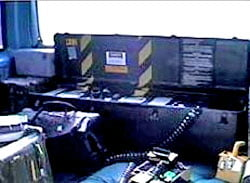
#> input picture 01_archive/originaux/MT7010__JT1.jpg, 250 x 183 px; its folder holds only this picture in this run
$ python 02_analyse_images.py   (older library calls are emulated)
#> lines starting #> are read from the running program, lines starting #| are printed output that depends on the picture; after the words box and inside, x2 and y2 are one past the last pixel; in counts of white or black regions, pixels touching at a corner belong together
#!/usr/bin/env python3
# -*- coding: utf-8 -*-
_RACINE = str(__import__("pathlib").Path(__file__).resolve().parents[2])  # racine du projet
"""
Équipe G (red team) — Programme C204
02_analyse_images.py : examen critique élémentaire des documents graphiques (lecture seule des originaux).

  1. Structure JPEG : marqueurs, tables de quantification -> qualité estimée, sous-échantillonnage chromatique.
  2. Analyse des niveaux d'erreur (ELA) : recompression à Q=90, différence amplifiée, statistiques par zones.
  3. Bruit local (résidu passe-haut) par blocs sur les photos.
  4. DOC-005 : inclinaison (skew) comparée du titre, de l'en-tête et du bord de numérisation.
  5. DOC-007 vs photos : proportions (rapport L/P du coffre, position des bandes de danger et du panneau de texte).
  6. Agrandissements de contrôle (DOC-009 : texte interne, repères 5/6 ; DOC-006 : dates).

LIMITES (à répéter dans le rapport) : les fichiers sont des copies de copies (forum de 2023), recompressées, de
239 à 1023 px de large. L'ELA et l'analyse de bruit ne peuvent PAS, sur un tel matériau, prouver ni exclure une
retouche de l'original de 2000 : elles ne détectent que des hétérogénéités postérieures à la dernière compression
globale. Un résultat « homogène » n'innocente rien ; un résultat « hétérogène » aux bords contrastés est attendu.
"""
import os, io, json, struct
import numpy as np
from PIL import Image, ImageChops
import cv2

ORIG = _RACINE + "/01_archive/originaux"
OUT  = _RACINE + "/08_red_team/figures"
os.makedirs(OUT, exist_ok=True)
FILES = sorted(f for f in os.listdir(ORIG) if f.lower().endswith((".jpg", ".jpeg", ".png")))
R = {}

def titre(s): print("\n" + "="*96 + "\n" + s + "\n" + "="*96)

# ----------------------------------------------------------------------------- 1. structure JPEG
titre("1. Structure des fichiers")
STD_LUM = np.array([16,11,10,16,24,40,51,61,12,12,14,19,26,58,60,55,14,13,16,24,40,57,69,56,14,17,22,29,51,87,80,62,
                    18,22,37,56,68,109,103,77,24,35,55,64,81,104,113,92,49,64,78,87,103,121,120,101,72,92,95,98,112,100,103,99], float)
def qualite_ijg(qt):
    """Estime la qualité IJG à partir de la table de luminance (moyenne du rapport à la table standard)."""
    q = np.array(qt, float)
    s = 100*np.mean(q)/np.mean(STD_LUM)          # facteur d'échelle approx.
    return (200 - s)/2 if s <= 100 else 5000/s

def marqueurs(path):
    b = open(path, "rb").read(); out = []; i = 2
    while i < len(b)-4 and b[i] == 0xFF:
        m = b[i+1]; L = struct.unpack(">H", b[i+2:i+4])[0]
        seg = b[i+4:i+2+L]
        nom = {0xE0:"APP0", 0xE1:"APP1", 0xE2:"APP2", 0xED:"APP13", 0xEE:"APP14", 0xFE:"COM", 0xDB:"DQT", 0xC0:"SOF0(baseline)",
               0xC2:"SOF2(progressif)", 0xC4:"DHT", 0xDA:"SOS", 0xDD:"DRI"}.get(m, hex(m))
        ident = seg[:12].split(b"\x00")[0].decode("latin1", "replace") if nom.startswith(("APP", "COM")) else ""
        out.append(nom + (f"[{ident}]" if ident else ""))
        if m == 0xDA: break
        i += 2 + L
    return out

for f in FILES:
    p = os.path.join(ORIG, f); im = Image.open(p)
#> further down, im is the input picture: PIL image 250x183 RGB; mean R, G, B 91.6, 100.2, 125.6
    info = dict(taille=im.size, mode=im.mode, format=im.format, octets=os.path.getsize(p))
    if im.format == "JPEG":
        qt = im.quantization
#> qt = 2 items
        info["qualite_estimee"] = round(float(qualite_ijg(qt[0])), 1)
#> in qualite_ijg, `q = np.array(qt, float)`: q = 64 values, max 125 at index 63, min 5 at index 0, mean 26.78
#> in qualite_ijg, `s = 100*np.mean(q)/np.mean(STD_LUM)          # facteur d'échelle approx.`: s = 46.48
        info["n_tables"] = len(qt)
        info["marqueurs"] = marqueurs(p)
        info["sous_echantillonnage"] = {(1,1):"4:4:4", (2,1):"4:2:2", (2,2):"4:2:0"}.get(
            tuple(getattr(im, "layer", [(0,1,1,0)])[0][1:3]), str(getattr(im, "layer", "")))
        info["exif"] = bool(im.getexif())
        info["bpp"] = round(8*info["octets"]/(im.size[0]*im.size[1]), 2)
    else:
        info["palette"] = im.mode == "P"; info["info"] = {k: str(v)[:60] for k, v in im.info.items()}
    R[f] = info
    print(f"{f:44s} {info['taille']} {info['mode']:4s} {info['octets']:6d} o | " +
          (f"Q≈{info['qualite_estimee']} | {info['sous_echantillonnage']} | {info['bpp']} bit/px | EXIF={info['exif']} | {' '.join(info['marqueurs'][:6])}"
           if im.format == "JPEG" else f"PNG palette={info['palette']} {info['info']}"))
#| MT7010__JT1.jpg                              (250, 183) RGB   14039 o | Q≈76.8 | 4:2:2 | 2.45 bit/px | EXIF=False | APP0[JFIF] DQT SOF2(progressif) DHT SOS

# ----------------------------------------------------------------------------- 2. ELA
titre("2. Analyse des niveaux d'erreur (ELA, recompression Q=90)")
def ela(path, q=90):
#> called with path = '01_archive/originaux/MT7010__JT1.jpg', q = 90
    im = Image.open(path).convert("RGB")
    buf = io.BytesIO(); im.save(buf, "JPEG", quality=q); buf.seek(0)
    d = np.asarray(ImageChops.difference(im, Image.open(buf).convert("RGB")), float).max(axis=2)
    return np.asarray(im), d

def blocs(a, n=16):
#> called with n = 16
    h, w = a.shape[:2]; H, W = h//n, w//n
#> after `h, w = a.shape[:2]`: h = 183; w = 250
#> after `H, W = (h // n, w // n)`: H = 11; W = 15
    return a[:H*n, :W*n].reshape(H, n, W, n).swapaxes(1, 2).reshape(H, W, -1)

photos = [f for f in FILES if "JT" in f]
for f in [x for x in FILES if x.lower().endswith((".jpg", ".jpeg"))]:
    rgb, d = ela(os.path.join(ORIG, f))
    b = blocs(d).mean(axis=2)
    gray = cv2.cvtColor(rgb, cv2.COLOR_RGB2GRAY).astype(float)
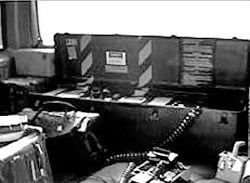
#> gray: shape (183, 250) float64; min 0, max 255, mean 100.5
    grad = blocs(np.hypot(cv2.Sobel(gray, cv2.CV_64F, 1, 0), cv2.Sobel(gray, cv2.CV_64F, 0, 1))).mean(axis=2)
    rho = float(np.corrcoef(b.ravel(), grad.ravel())[0, 1])
#> rho = 0.798
    z = (b - np.median(b))/(1.4826*np.median(np.abs(b - np.median(b))) + 1e-9)
    # blocs « anormaux » : ELA très supérieure à ce que prédit le contraste local (régression linéaire)
    A = np.vstack([grad.ravel(), np.ones(grad.size)]).T
#> A = 165 pairs, first value 0.237 to 380.3, second value 1 to 1
    coef, *_ = np.linalg.lstsq(A, b.ravel(), rcond=None)
#> coef = [0.0143, 1.27]
    res = b.ravel() - A @ coef
#> res = 165 values, max 3.87 at index 157, min -1.91 at index 158, mean -7.75e-16
    zr = (res - np.median(res))/(1.4826*np.median(np.abs(res - np.median(res))) + 1e-9)
#> zr = 165 values, max 3.73 at index 157, min -1.78 at index 158, mean 0.0388
    n_out = int((zr > 6).sum())
#> n_out = 0
    R[f]["ela"] = dict(moyenne=float(d.mean()), max=float(d.max()), corr_ELA_contraste=rho, blocs_residu_z_sup_6=n_out, n_blocs=int(b.size))
    print(f"{f:44s} ELA moy={d.mean():5.2f} max={d.max():4.0f} | corrélation ELA/contraste local = {rho:+.2f} | "
          f"blocs 16 px à résidu > 6 sigma : {n_out}/{b.size}")
#| MT7010__JT1.jpg                              ELA moy= 3.07 max=  34 | corrélation ELA/contraste local = +0.80 | blocs 16 px à résidu > 6 sigma : 0/165
    vis = np.clip(d*12, 0, 255).astype(np.uint8)
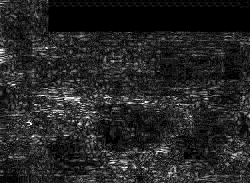
#> vis: shape (183, 250); min 0, max 255, mean 36.8
    k = max(1, 900//rgb.shape[1])
#> k = 3
    pan = np.hstack([cv2.resize(cv2.cvtColor(rgb, cv2.COLOR_RGB2BGR), None, fx=k, fy=k, interpolation=cv2.INTER_NEAREST),
                     cv2.resize(cv2.applyColorMap(vis, cv2.COLORMAP_INFERNO), None, fx=k, fy=k, interpolation=cv2.INTER_NEAREST)])
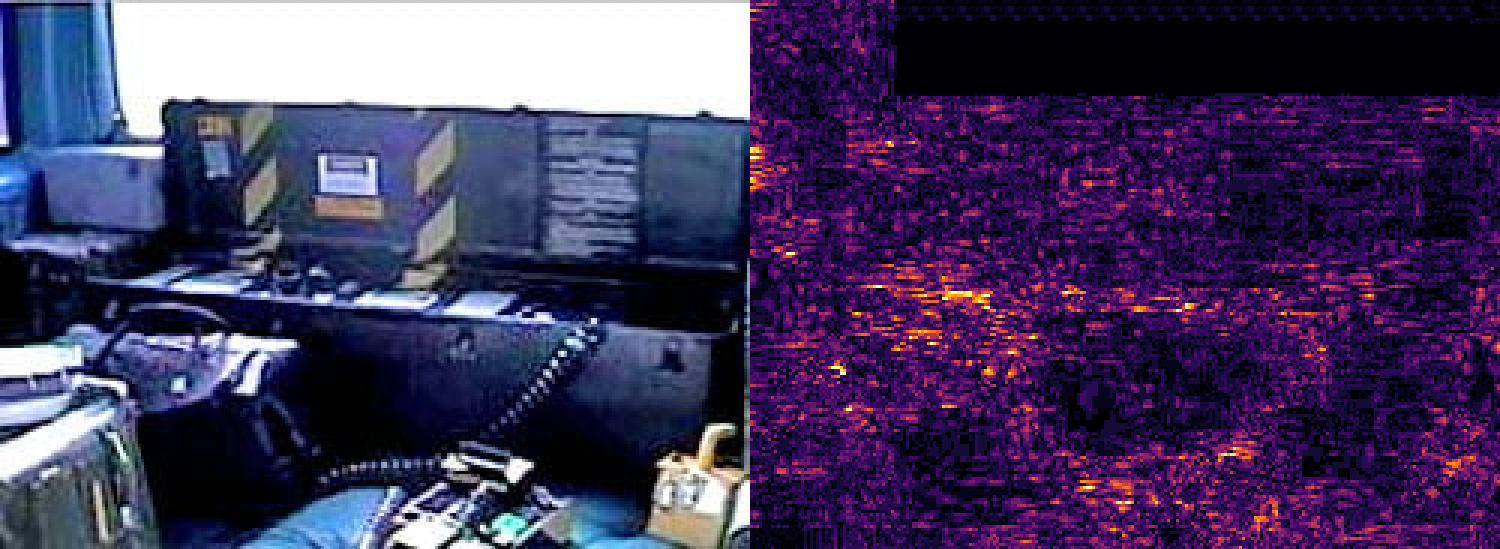
#> pan: shape (549, 1500, 3); mean B, G, R 94.5, 56.4, 68.4
    cv2.imwrite(os.path.join(OUT, "ELA_" + os.path.splitext(f)[0] + ".png"), pan)

# ----------------------------------------------------------------------------- 3. bruit local des photos
titre("3. Bruit local (résidu médian 3x3) sur les photos : zones « étiquettes/bandes » vs reste")
for f in photos:
    bgr = cv2.imread(os.path.join(ORIG, f)); gray = cv2.cvtColor(bgr, cv2.COLOR_BGR2GRAY).astype(float)
    resid = gray - cv2.medianBlur(gray.astype(np.uint8), 3).astype(float)
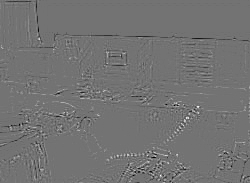
#> resid: shape (183, 250) float64; min -129, max 157, mean 0.1; drawn with min black and max white
    hsv = cv2.cvtColor(bgr, cv2.COLOR_BGR2HSV)
#> hsv: shape (183, 250, 3); mean H, S, V 90.5, 119.8, 126.5
    jaune = ((hsv[..., 0] > 18) & (hsv[..., 0] < 40) & (hsv[..., 1] > 60) & (hsv[..., 2] > 110))
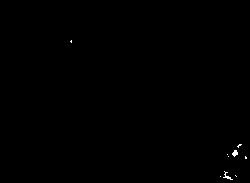
#> jaune: shape (183, 250) bool; 0.17% white in thin lines or dots, all inside (x1, y1, x2, y2) = (70, 40, 247, 180)
    frac = float(jaune.mean())
#> frac = 0.00168
    s_j = float(resid[jaune].std()) if jaune.sum() > 30 else float("nan")
#> s_j = 10.57
    s_r = float(resid[~jaune].std())
#> s_r = 12.25
    # netteté : largeur des transitions des bandes (gradient max) comparée au reste
    g = np.hypot(cv2.Sobel(gray, cv2.CV_64F, 1, 0), cv2.Sobel(gray, cv2.CV_64F, 0, 1))
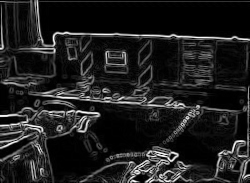
#> g: shape (183, 250) float64; min 0, max 1010.9, mean 126.2; drawn with min black and max white
    dil = cv2.dilate(jaune.astype(np.uint8), np.ones((3, 3), np.uint8)).astype(bool)
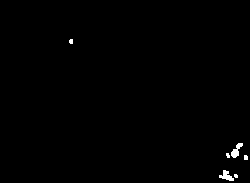
#> dil: shape (183, 250) bool; 0.53% white; 6 white regions (4 under 20 px), largest, box (x1, y1, x2, y2) and area: (231, 143, 243, 158) 88, (219, 170, 234, 181) 86
    p99_j = float(np.percentile(g[dil], 99)) if dil.sum() > 30 else float("nan")
#> p99_j = 717.3
    p99_r = float(np.percentile(g[~dil], 99))
#> p99_r = 837.3
    R[f]["bruit"] = dict(fraction_jaune=frac, sigma_resid_jaune=s_j, sigma_resid_reste=s_r, grad99_jaune=p99_j, grad99_reste=p99_r)
    print(f"{f:28s} pixels jaunes {100*frac:4.1f} % | sigma résidu : jaune {s_j:.2f} / reste {s_r:.2f} | "
          f"gradient p99 : bandes {p99_j:.0f} / reste {p99_r:.0f}")
#| MT7010__JT1.jpg              pixels jaunes  0.2 % | sigma résidu : jaune 10.57 / reste 12.25 | gradient p99 : bandes 717 / reste 837
    # centres des bandes jaunes (profil en colonnes dans la moitié haute)
    prof = jaune[: gray.shape[0]*2//3].sum(axis=0).astype(float)
#> prof = 250 values, max 3 at index 71, min 0 at index 0, mean 0.016
    prof = np.convolve(prof, np.ones(5)/5, mode="same")
#> prof = 250 values, max 0.8 at index 69, min 0 at index 0, mean 0.016
    thr = 0.35*prof.max(); seg = []; inside = False
#> after `thr = 0.35 * prof.max()`: thr = 0.28
    for x, v in enumerate(prof):
        if v > thr and not inside: x0 = x; inside = True
        if (v <= thr or x == len(prof)-1) and inside:
            inside = False
            if x - x0 >= 4: seg.append((x0, x, float(np.average(np.arange(x0, x), weights=prof[x0:x]))))
#> this loop made 250 passes
#> (x0, inside) on pass 70: (69, True)
#> inside on pass 75: False
#> after the loop, inside = False; seg = [(69, 74, 70.89)]; x0 = 69
    R[f]["bandes_jaunes_x"] = seg
    print("      segments de bandes jaunes (x0, x1, centre) en px :", [(a, b, round(c_, 1)) for a, b, c_ in seg])
#|       segments de bandes jaunes (x0, x1, centre) en px : [(69, 74, 70.9)]

# ----------------------------------------------------------------------------- 4. DOC-005 : inclinaisons
titre("4. DOC-005 (écorché) : inclinaison du titre, de l'en-tête et du bord de page")
#> (the run stopped early here; a loop or call above may not have finished)

$ run again, on 01_archive/originaux/MT7016__timetravel_0_1.jpg
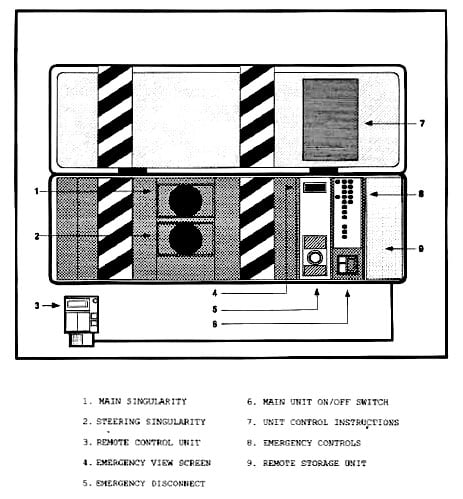
#> input picture 01_archive/originaux/MT7016__timetravel_0_1.jpg, 463 x 499 px
#> im is the input picture: PIL image 463x499 RGB; min 0, max 255, mean 212.3
#> qt = 2 items
#> q = 64 values, max 125 at index 63, min 5 at index 0, mean 26.78
#> s = 46.48
#| MT7016__timetravel_0_1.jpg                   (463, 499) RGB   41031 o | Q≈76.8 | 4:2:2 | 1.42 bit/px | EXIF=False | APP0[JFIF] DQT SOF2(progressif) DHT SOS
#> `grad = blocs(np.hypot(cv2.Sobel(gray, cv2.CV_64F, 1, 0), cv2.Sobel(gra..`:
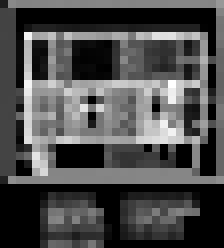
#> grad: shape (31, 28) float64 (shown 8 times larger); min 0, max 482.7, mean 145.5; drawn with min black and max white
#> rho = 0.659
#> A = 868 pairs, first value 0 to 482.7, second value 1 to 1
#> coef = [0.00398, 0.163]
#> res = 868 values, max 1.65 at index 459, min -1.34 at index 133, mean 2.05e-16
#> zr = 868 values, max 3.25 at index 459, min -2.12 at index 133, mean 0.293
#> n_out = 0
#| MT7016__timetravel_0_1.jpg                   ELA moy= 0.71 max=  18 | corrélation ELA/contraste local = +0.66 | blocs 16 px à résidu > 6 sigma : 0/868
#> `pan = np.hstack([cv2.resize(cv2.cvtColor(rgb, cv2.COLOR_RGB2BGR), None..`:
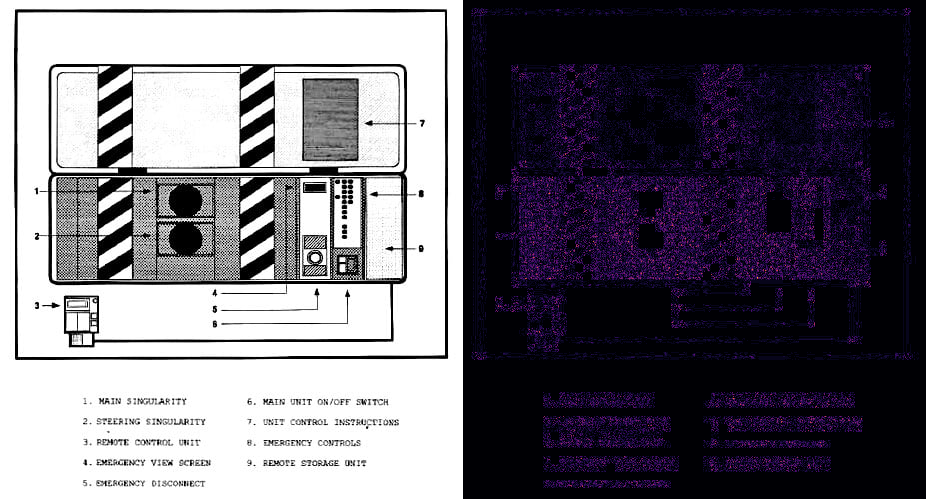
#> pan: shape (499, 926, 3); mean B, G, R 116.1, 107.6, 110.7

$ run again, on 01_archive/originaux/MT7011__JT2.jpeg
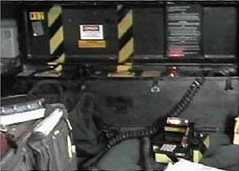
#> input picture 01_archive/originaux/MT7011__JT2.jpeg, 239 x 171 px
#> im is the input picture: PIL image 239x171 RGB; mean R, G, B 73, 72.2, 69.2
#> qt = 2 items
#> q = 64 values, max 119 at index 53, min 10 at index 2, mean 56.58
#> s = 98.18
#| MT7011__JT2.jpeg                             (239, 171) RGB    6368 o | Q≈50.9 | 4:2:0 | 1.25 bit/px | EXIF=False | DQT DQT SOF0(baseline) DHT DHT DHT
#> rho = 0.611
#> A = 140 pairs, first value 5.93 to 281.6, second value 1 to 1
#> coef = [0.0058, 0.114]
#> res = 140 values, max 1.64 at index 2, min -0.819 at index 137, mean -6.34e-18
#> zr = 140 values, max 6.35 at index 2, min -2.59 at index 137, mean 0.382
#> n_out = 1
#| MT7011__JT2.jpeg                             ELA moy= 0.70 max=  10 | corrélation ELA/contraste local = +0.61 | blocs 16 px à résidu > 6 sigma : 1/140
#> hsv: shape (171, 239, 3); mean H, S, V 34.3, 22, 74.2
#> `jaune = ((hsv[..., 0] > 18) & (hsv[..., 0] < 40) & (hsv[..., 1] > 60) ..`:
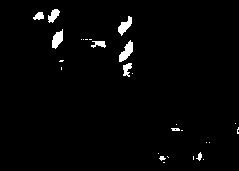
#> jaune: shape (171, 239) bool; 2.1% white; 28 white regions (18 under 20 px), largest, box (x1, y1, x2, y2) and area: (119, 40, 133, 62) 161, (52, 29, 63, 49) 139, (118, 16, 132, 36) 134
#> frac = 0.0211
#> s_j = 9.52
#> s_r = 9.14
#> `dil = cv2.dilate(jaune.astype(np.uint8), np.ones((3, 3), np.uint8)).as..`:
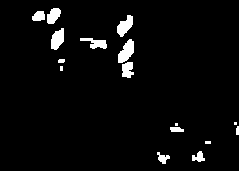
#> dil: shape (171, 239) bool; 3.8% white; 16 white regions (4 under 20 px), largest, box (x1, y1, x2, y2) and area: (118, 39, 134, 63) 239, (117, 15, 133, 37) 206, (51, 28, 64, 50) 205
#> p99_j = 724.5
#> p99_r = 594.7
#| MT7011__JT2.jpeg             pixels jaunes  2.1 % | sigma résidu : jaune 9.52 / reste 9.14 | gradient p99 : bandes 725 / reste 595
#> `prof = jaune[: gray.shape[0]*2//3].sum(axis=0).astype(float)`: prof = 239 values, max 36 at index 128, min 0 at index 0, mean 3.19
#> `prof = np.convolve(prof, np.ones(5)/5, mode="same")`: prof = 239 values, max 34.6 at index 127, min 0 at index 0, mean 3.19
#> thr = 12.11
#> the loop `for x, v in enumerate(prof):` made 239 passes
#> (v, x0, inside) on pass 52: (13.6, 51, True)
#> after the loop `for x, v in enumerate(prof):`: inside = False; seg = [(51, 61, 55.5), (120, 133, 126)]; x0 = 120
#|       segments de bandes jaunes (x0, x1, centre) en px : [(51, 61, 55.5), (120, 133, 126.0)]
